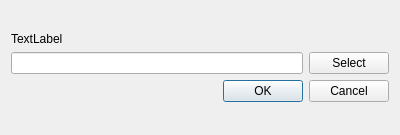
<?xml version="1.0" encoding="UTF-8"?>
<ui version="4.0">
 <class>Dialog</class>
 <widget class="QDialog" name="Dialog">
  <property name="geometry">
   <rect>
    <x>0</x>
    <y>0</y>
    <width>400</width>
    <height>135</height>
   </rect>
  </property>
  <property name="windowTitle">
   <string>Dialog</string>
  </property>
  <layout class="QVBoxLayout" name="verticalLayout">
   <item>
    <spacer name="verticalSpacer">
     <property name="orientation">
      <enum>Qt::Vertical</enum>
     </property>
     <property name="sizeHint" stdset="0">
      <size>
       <width>20</width>
       <height>40</height>
      </size>
     </property>
    </spacer>
   </item>
   <item>
    <widget class="QLabel" name="input_label">
     <property name="text">
      <string>TextLabel</string>
     </property>
    </widget>
   </item>
   <item>
    <widget class="QFrame" name="frame">
     <property name="frameShape">
      <enum>QFrame::NoFrame</enum>
     </property>
     <property name="frameShadow">
      <enum>QFrame::Raised</enum>
     </property>
     <layout class="QHBoxLayout" name="horizontalLayout">
      <property name="leftMargin">
       <number>0</number>
      </property>
      <property name="topMargin">
       <number>0</number>
      </property>
      <property name="rightMargin">
       <number>0</number>
      </property>
      <property name="bottomMargin">
       <number>0</number>
      </property>
      <item>
       <widget class="QLineEdit" name="input_field"/>
      </item>
      <item>
       <widget class="QPushButton" name="select_button">
        <property name="text">
         <string>Select</string>
        </property>
       </widget>
      </item>
     </layout>
    </widget>
   </item>
   <item>
    <widget class="QDialogButtonBox" name="buttonBox">
     <property name="orientation">
      <enum>Qt::Horizontal</enum>
     </property>
     <property name="standardButtons">
      <set>QDialogButtonBox::Cancel|QDialogButtonBox::Ok</set>
     </property>
    </widget>
   </item>
   <item>
    <spacer name="verticalSpacer_2">
     <property name="orientation">
      <enum>Qt::Vertical</enum>
     </property>
     <property name="sizeHint" stdset="0">
      <size>
       <width>20</width>
       <height>40</height>
      </size>
     </property>
    </spacer>
   </item>
  </layout>
 </widget>
 <resources/>
 <connections>
  <connection>
   <sender>buttonBox</sender>
   <signal>accepted()</signal>
   <receiver>Dialog</receiver>
   <slot>accept()</slot>
   <hints>
    <hint type="sourcelabel">
     <x>248</x>
     <y>254</y>
    </hint>
    <hint type="destinationlabel">
     <x>157</x>
     <y>274</y>
    </hint>
   </hints>
  </connection>
  <connection>
   <sender>buttonBox</sender>
   <signal>rejected()</signal>
   <receiver>Dialog</receiver>
   <slot>reject()</slot>
   <hints>
    <hint type="sourcelabel">
     <x>316</x>
     <y>260</y>
    </hint>
    <hint type="destinationlabel">
     <x>286</x>
     <y>274</y>
    </hint>
   </hints>
  </connection>
 </connections>
</ui>
